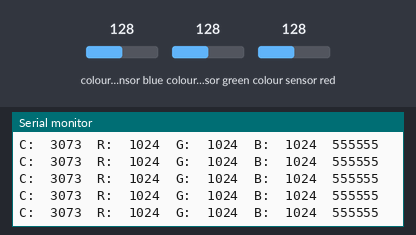
A sketch run on a simulated Arduino Uno, built with avr-gcc and run on an emulated ATmega328P. Parts: the last lines printed to the serial monitor. Inputs (shaded band) come from the test bench; at power-on: colour sensor blue 128, colour sensor green 128, colour sensor red 128.

Above: at 1.2 s.
1.3 s: colour sensor blue set to 5
At 1.35 s:
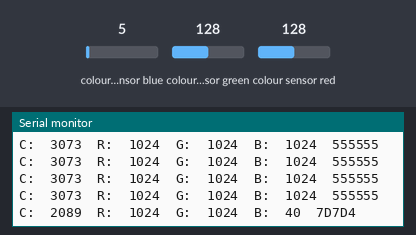
3.2 s: colour sensor green set to 5
At 3.26 s:
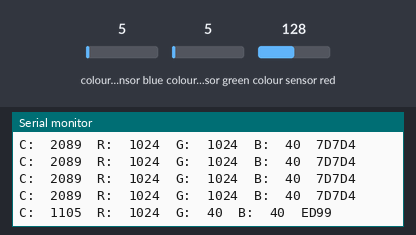
5.1 s: colour sensor red set to 5
At 5.11 s:
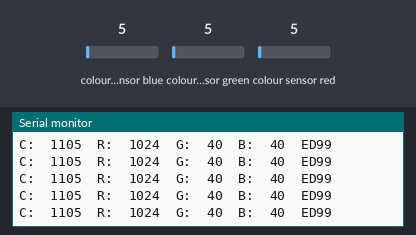
8.1 s: colour sensor blue set to 191
At 8.15 s:
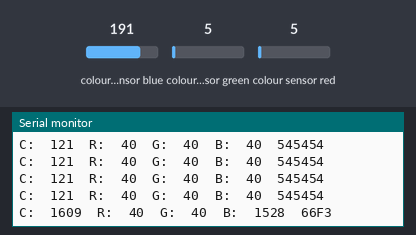
10.0 s: colour sensor green set to 64
At 10.05 s:
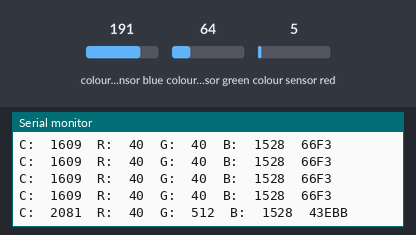
11.9 s: colour sensor red set to 64
At 11.91 s:
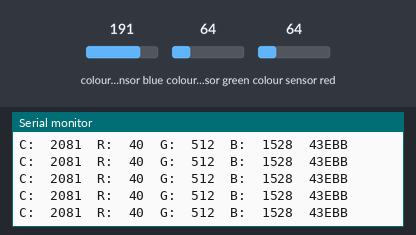
Timing chart, 0 to 14.9 s (numbered marks = the images above; inputs shaded):
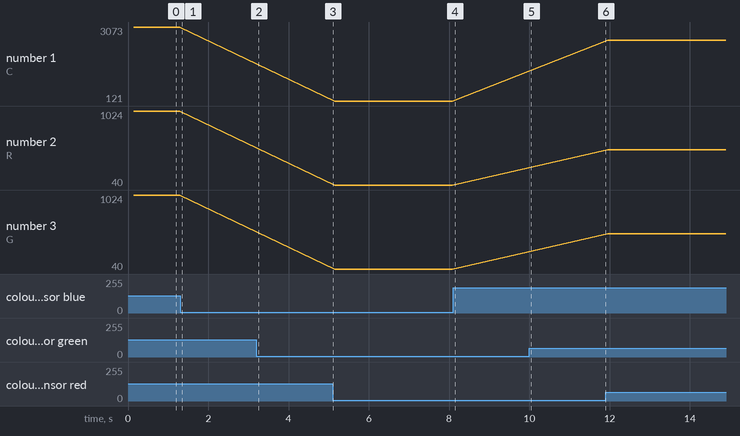

Measured:
- after the input at 1.3 s, the serial monitor: prints a new line at once (image 1)
- after the input at 3.2 s, the serial monitor: prints a new line after 0.05 s (image 2)
- after the input at 8.1 s, the serial monitor: prints a new line at once (image 4)
- after the input at 10.0 s, the serial monitor: prints a new line at once (image 5)
- plotted number 1: 3073 → 121 after the input at 5.1 s, 121 → 2553 after the input at 11.9 s

The sketch:

sketch_apr29b.ino
```cpp
#include <Wire.h>                                                 //include the I2C library to communicate with the sensor
#include "Adafruit_TCS34725.h"                                    //include the sensor library

 #define commonAnode false


byte gammatable[256];                                             // our RGB -> eye-recognized gamma color

                                                                  //Create an instance of the TCS34725 Sensor
Adafruit_TCS34725 tcs = Adafruit_TCS34725(TCS34725_INTEGRATIONTIME_50MS, TCS34725_GAIN_4X);

void setup() {
  pinMode(A4,INPUT);
  pinMode(A5, INPUT);
  Serial.begin(9600);                                             //Sart serial comms @ 9600 (you can change this)
  Serial.println("Color View Test");                              //Title info

  if (tcs.begin()) {                                              //if the sensor starts correctly
    Serial.println("Found sensor");                               //print the happy message
  } else {                                                        //if the sensor starts incorrectly
    Serial.println("No TCS34725 found ... check your connections");//print the not so happy message
    //while (1); // halt!
  }

                                                                   // thanks PhilB for this gamma table!
                                                                   // it helps convert RGB colors to what humans see
  for (int i=0; i<256; i++) {
    float x = i;
    x /= 255;
    x = pow(x, 2.5);
    x *= 255;

    if (commonAnode) {
      gammatable[i] = 255 - x;
    } else {
      gammatable[i] = x;
    }
                                                                   //Serial.println(gammatable[i]);
  }
}


void loop() {
  uint16_t clear, red, green, blue;                                 //declare variables for the colors                                                      // takes 50ms to read
  tcs.getRawData(&red, &green, &blue, &clear);                      //read the sensor
                                            // turn off LED
  Serial.print("C:\t"); Serial.print(clear,DEC);                        //print color values
  Serial.print("\tR:\t"); Serial.print(red,DEC);
  Serial.print("\tG:\t"); Serial.print(green,DEC);
  Serial.print("\tB:\t"); Serial.print(blue,DEC);

                                                                    // Figure out some basic hex code for visualization
  uint32_t sum = clear;
  float r, g, b;
  r = red; r /= sum;
  g = green; g /= sum;
  b = blue; b /= sum;
  r *= 256; g *= 256; b *= 256;
  Serial.print("\t");
  Serial.print((int)r, HEX); Serial.print((int)g, HEX); Serial.print((int)b, HEX);
  Serial.println();

                                                                    //Serial.print((int)r ); Serial.print(" "); Serial.print((int)g);Serial.print(" ");  Serial.println((int)b );

}
```
